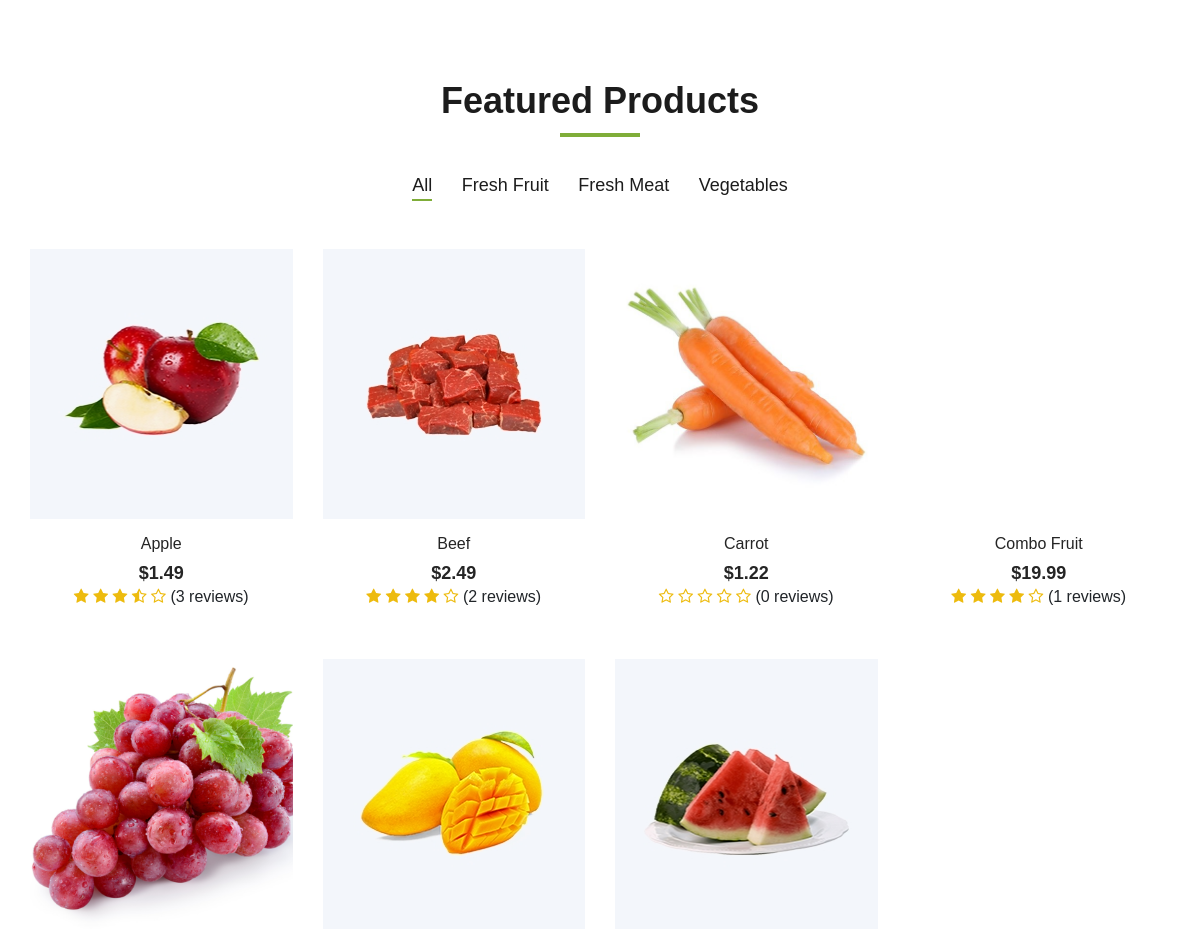
Before: / (middle part) with the older database file.
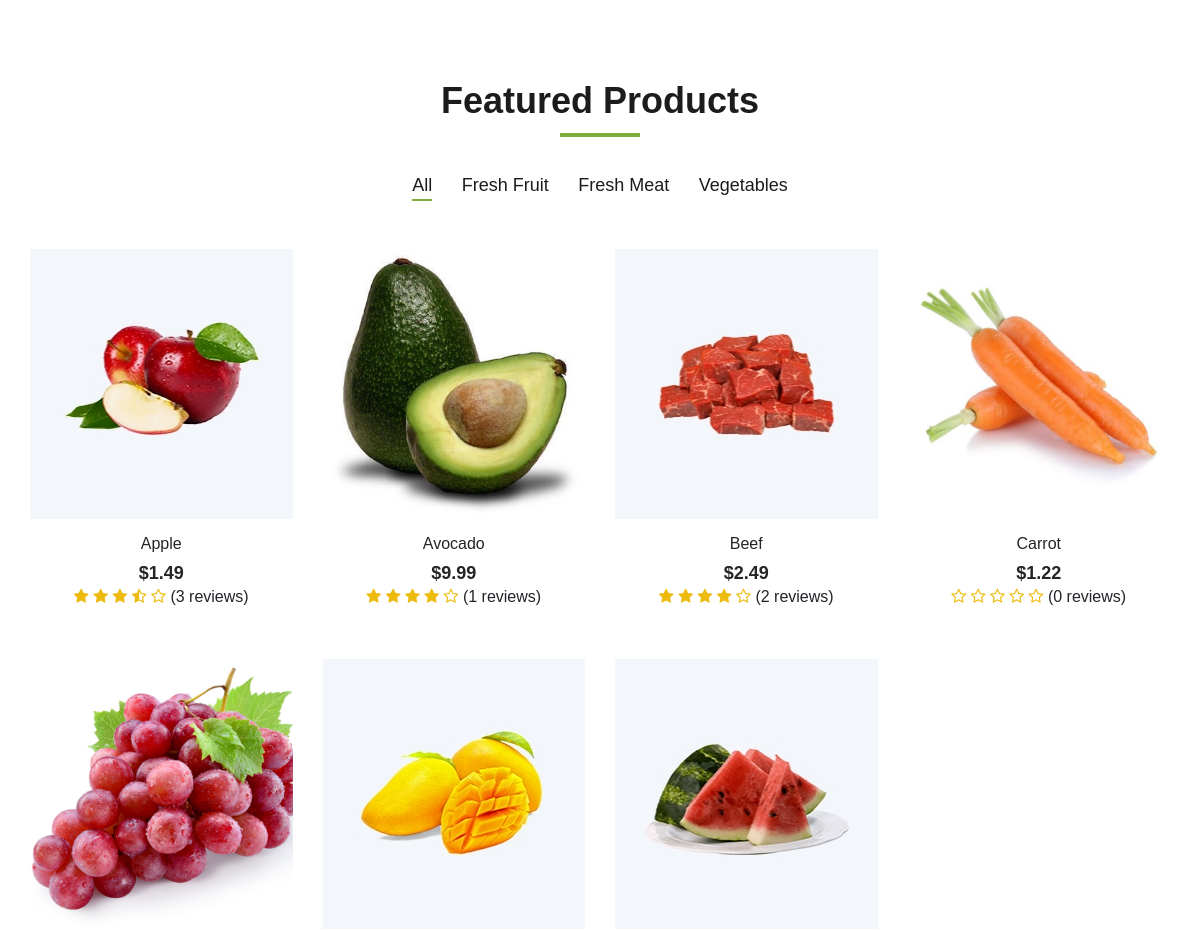
After: the same page with the newer database file.
### tables this page shows
CREATE TABLE `category` (
  `id_category` varchar(100) NOT NULL,
  `name_category` varchar(100) NOT NULL DEFAULT 'Default name'
);

CREATE TABLE `top_item` (
  `id_item_top` varchar(100) NOT NULL,
  `average_rating` float NOT NULL,
  `num_review` int(11) NOT NULL
);

CREATE TABLE `item` (
  `id_item` varchar(100) NOT NULL,
  `name_item` varchar(100) NOT NULL DEFAULT 'Default name',
  `avatar_item` varchar(500) NOT NULL DEFAULT 'Default link',
  `detail_item_1` varchar(500) DEFAULT NULL,
  `detail_item_2` varchar(500) DEFAULT NULL,
  `detail_item_3` varchar(500) DEFAULT NULL,
  `description_item` varchar(500) NOT NULL DEFAULT 'Default description',
  `price_item` float NOT NULL DEFAULT 0,
  `availability_item` tinyint(1) NOT NULL DEFAULT 1,
  `weight_item` float NOT NULL DEFAULT 0,
  `sale_off_item` float NOT NULL DEFAULT 0,
  `featured` tinyint(1) NOT NULL DEFAULT 0,
  `best_seller_item` tinyint(1) NOT NULL DEFAULT 0,
  `date_created_item` datetime DEFAULT NULL,
  `latest_date_updated_item` datetime DEFAULT NULL,
  `category_item` varchar(100) DEFAULT NULL
);

### mvc/core/Controller.php (called while the page is built, shortened)
<?php
class Controller{
    final public function view($view, $data = []){
        require_once "./mvc/views/".$view.".php";
    }
}
?>

### mvc/controllers/Home.php (called while the page is built)
<?php
class Home extends Controller{
    protected $item_object;
    protected $category_object;
    final public function __construct(){
        $this->item_object = $this->model("Item");
        $this->category_object = $this->model("Category");
    }
    public function action(){
        $this->view("Master1", array(
            "page"=>"home",
            "category_list"=>$this->category_object->get_all_categories(),
            "latest_item_list"=>$this->item_object->get_latest_items(),
            "featured_category_list"=>$this->item_object->get_featured_categories(),
            "featured_item_list"=>$this->item_object->get_featured_items(),
            "top_rated_item_list"=>$this->item_object->get_top_rated_items(),
            "top_review_item_list"=>$this->item_object->get_top_review_items()
        ));
    }
}
?>

### mvc/core/App.php (called while the page is built, shortened)
<?php
class App{
    protected $action = "Action";
    final public function __construct(){
        $arr = $this->url_process();
        $this->controller = new $this->controller();
        $this->params = $arr?array_values($arr):[];
        call_user_func_array([$this->controller, $this->action], $this->params);
    }
}
?>

### index.php (called while the page is built, shortened)
<?php
$app = new App();
?>

### mvc/core/Database.php (called while the page is built, shortened)
<?php
class Database{
    protected $servername = "localhost";
    protected $username = "root";
    protected $password = "";
    final public function __construct(){
        $this->conn = mysqli_connect($this->servername, $this->username, $this->password);
    }
}
?>

### mvc/models/Category.php (called while the page is built)
<?php
class Category extends Database{
    public function get_all_categories(){
        $sql = "SELECT * FROM category";
        $array_result = array();
        $sql_result = mysqli_query($this->conn, $sql);
        if($sql_result){
            while($row = mysqli_fetch_assoc($sql_result)){
                $array_result[] = $row;
            }
        }
        return json_encode($array_result);
    }
}
?>

### mvc/models/Item.php (called while the page is built, shortened)
<?php
class Item extends Database{
    public function get_featured_items(){
        $sql = "SELECT id_item, name_item, avatar_item, price_item,".
        " average_rating, num_review, category_item FROM item t1".
        " LEFT JOIN top_item t2 ON t1.id_item=t2.id_item_top WHERE featured='1';";
        $array_result = array();
        $sql_result = mysqli_query($this->conn, $sql);
        if($sql_result){
            while($row = mysqli_fetch_assoc($sql_result)){
                $array_result[] = $row;
            }
        }
        return json_encode($array_result);
    }
}
?>

### mvc/views/pages/home.php (the view, shortened to what this page needs)
<section class="featured spad">
    <div class="container">
        <div class="row">
            <div class="col-lg-12">
                <div class="section-title">
                    <h2>Featured Products</h2>
                </div>
                <?php $featured_category_list = json_decode($data['featured_category_list']);
                $size_list = count($featured_category_list);
                ?>
                <div class="featured__controls">
                    <ul>
                        <li class="active" data-filter="*">All</li>
                        <?php for($row = 0; $row < $size_list; $row++){?>
                        <li data-filter=".<?php echo $featured_category_list[$row]->category_item;?>">
                            <?php echo $featured_category_list[$row]->name_category;?>
                        </li>
                        <?php }?>
                    </ul>
                </div>
            </div>
        </div>
        <div class="row featured__filter">
            <?php $featured_item_list = json_decode($data['featured_item_list']);
            $size_list = count($featured_item_list);
            for($row = 0; $row < $size_list; $row++){
            ?>
            <div class="col-lg-3 col-md-4 col-sm-6 mix <?php echo $featured_item_list[$row]->category_item;?>">
                <div class="featured__item">
                    <div class="featured__item__pic set-bg" data-setbg="/tmdt_201/<?php echo $featured_item_list[$row]->avatar_item; ?>">
                    </div>
                    <div class="featured__item__text">
                        <h6>
                            <a href="http://localhost/tmdt_201/shop/detail/<?php echo $featured_item_list[$row]->id_item;?>" class="language-option">
                                <?php echo $featured_item_list[$row]->name_item;?>
                            </a>
                        </h6>
                        <h5>$<?php echo $featured_item_list[$row]->price_item;?></h5>
                        <div>
                            <?php $average_rating = $featured_item_list[$row]->average_rating;?>
                            <i style="color: #EDBB0E;" class="fa <?php echo (($average_rating > 0 && $average_rating < 0.3) || $average_rating == 0)?'fa-star-o':(($average_rating >= 0.3 && $average_rating < 0.7)?'fa-star-half-o':'fa-star');?>"></i>
                            <i style="color: #EDBB0E;" class="fa <?php echo (($average_rating > 1 && $average_rating < 1.3) || $average_rating <= 1)?'fa-star-o':(($average_rating >= 1.3 && $average_rating < 1.7)?'fa-star-half-o':'fa-star');?>"></i>
                            <i style="color: #EDBB0E;" class="fa <?php echo (($average_rating > 2 && $average_rating < 2.3) || $average_rating <= 2)?'fa-star-o':(($average_rating >= 2.3 && $average_rating < 2.7)?'fa-star-half-o':'fa-star');?>"></i>
                            <i style="color: #EDBB0E;" class="fa <?php echo (($average_rating > 3 && $average_rating < 3.3) || $average_rating <= 3)?'fa-star-o':(($average_rating >= 3.3 && $average_rating < 3.7)?'fa-star-half-o':'fa-star');?>"></i>
                            <i style="color: #EDBB0E;" class="fa <?php echo (($average_rating > 4 && $average_rating < 4.3) || $average_rating <= 4)?'fa-star-o':(($average_rating >= 4.3 && $average_rating < 4.7)?'fa-star-half-o':'fa-star');?>"></i>
                            <span>(<?php echo $featured_item_list[$row]->num_review;?> reviews)</span>
                        </div>
                    </div>
                </div>
            </div>
            <?php }?>
        </div>
    </div>
</section>

### mvc/views/Master1.php (shortened to what this page needs)
<!DOCTYPE html>
<html lang="zxx">
    <head>
        <link rel="stylesheet" href="/tmdt_201/public/master1/css/google-font.css" type="text/css">
        <link rel="stylesheet" href="/tmdt_201/public/master1/css/bootstrap.min.css" type="text/css">
        <link rel="stylesheet" href="/tmdt_201/public/master1/css/font-awesome.min.css" type="text/css">
        <link rel="stylesheet" href="/tmdt_201/public/master1/css/elegant-icons.css" type="text/css">
        <link rel="stylesheet" href="/tmdt_201/public/master1/css/nice-select.css" type="text/css">
        <link rel="stylesheet" href="/tmdt_201/public/master1/css/jquery-ui.min.css" type="text/css">
        <link rel="stylesheet" href="/tmdt_201/public/master1/css/owl.carousel.min.css" type="text/css">
        <link rel="stylesheet" href="/tmdt_201/public/master1/css/slicknav.min.css" type="text/css">
        <link rel="stylesheet" href="/tmdt_201/public/master1/css/dataTables.bootstrap.min.css" type="text/css">
        <link rel="stylesheet" href="/tmdt_201/public/master1/css/style.css" type="text/css">
    </head>
    <body>
        <?php
        require_once "./mvc/views/pages/".$data["page"].".php";
        ?>
    </body>
</html>

### public/master1/css/style.css (style rules this page uses)
html, body { height: 100%; font-family: "Cairo", sans-serif; -webkit-font-smoothing: antialiased; font-smoothing: antialiased; }
h1, h2, h3, h4, h5, h6 { margin: 0; color: #111111; font-weight: 400; font-family: "Cairo", sans-serif; }
h2 { font-size: 36px; }
h5 { font-size: 18px; }
h6 { font-size: 16px; }
ul, ol { padding: 0; margin: 0; }
.section-title { margin-bottom: 50px; text-align: center; }
.section-title h2 { color: #1c1c1c; font-weight: 700; position: relative; }
.section-title h2:after { position: absolute; left: 0; bottom: -15px; right: 0; height: 4px; width: 80px; background: #7fad39; content: ""; margin: 0 auto; }
.set-bg { background-repeat: no-repeat; background-size: cover; background-position: top center; }
.spad { padding-top: 100px; padding-bottom: 100px; }
.featured { padding-top: 80px; padding-bottom: 40px; }
.featured__controls { text-align: center; margin-bottom: 50px; }
.featured__controls ul li { list-style: none; font-size: 18px; color: #1c1c1c; display: inline-block; margin-right: 25px; position: relative; cursor: pointer; }
.featured__controls ul li.active:after { opacity: 1; }
.featured__controls ul li:after { position: absolute; left: 0; bottom: -2px; width: 100%; height: 2px; background: #7fad39; content: ""; opacity: 0; }
.featured__controls ul li:last-child { margin-right: 0; }
.featured__item { margin-bottom: 50px; }
.featured__item__pic { height: 270px; position: relative; overflow: hidden; background-position: center center; }
.featured__item__text { text-align: center; padding-top: 15px; }
.featured__item__text h6 { margin-bottom: 10px; }
.featured__item__text h6 a { color: #252525; }
.featured__item__text h5 { color: #252525; font-weight: 700; }
@media only screen and (min-width: 1200px) { .container { max-width: 1170px; } }

### mvc/views/Master1.php (style rules this page uses)
.language-option, .item-cart { transition: 0.3s; }

Changed rows visible on the page:
removed top_item: id_item_top.name_item "Combo Fruit", id_item_top.price_item "19.99", average_rating 4 (drawn), num_review "1"
added top_item: shows a picture, id_item_top.name_item "Avocado", id_item_top.price_item "9.99", average_rating 4 (drawn), num_review "1"
